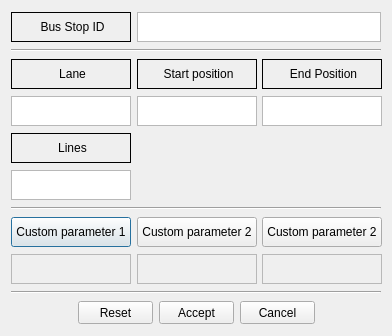
<?xml version="1.0" encoding="UTF-8"?>
<ui version="4.0">
 <class>busStopItemDialog</class>
 <widget class="QDialog" name="busStopItemDialog">
  <property name="geometry">
   <rect>
    <x>0</x>
    <y>0</y>
    <width>392</width>
    <height>336</height>
   </rect>
  </property>
  <property name="minimumSize">
   <size>
    <width>392</width>
    <height>336</height>
   </size>
  </property>
  <property name="maximumSize">
   <size>
    <width>392</width>
    <height>336</height>
   </size>
  </property>
  <property name="windowTitle">
   <string>Bus Stop properties</string>
  </property>
  <property name="windowIcon">
   <iconset resource="../../../../resources/eNetEditorResources.qrc">
    <normaloff>:/items/busStop.png</normaloff>:/items/busStop.png</iconset>
  </property>
  <property name="modal">
   <bool>true</bool>
  </property>
  <layout class="QVBoxLayout" name="verticalLayout">
   <item>
    <layout class="QHBoxLayout" name="horizontalLayout">
     <item>
      <widget class="QLabel" name="LabelId">
       <property name="minimumSize">
        <size>
         <width>120</width>
         <height>30</height>
        </size>
       </property>
       <property name="maximumSize">
        <size>
         <width>120</width>
         <height>30</height>
        </size>
       </property>
       <property name="frameShape">
        <enum>QFrame::Box</enum>
       </property>
       <property name="text">
        <string>&lt;html&gt;&lt;head/&gt;&lt;body&gt;&lt;p align=&quot;center&quot;&gt;Bus Stop ID&lt;/p&gt;&lt;/body&gt;&lt;/html&gt;</string>
       </property>
      </widget>
     </item>
     <item>
      <widget class="QTextEdit" name="TextId">
       <property name="minimumSize">
        <size>
         <width>0</width>
         <height>30</height>
        </size>
       </property>
       <property name="maximumSize">
        <size>
         <width>16777215</width>
         <height>30</height>
        </size>
       </property>
       <property name="textInteractionFlags">
        <set>Qt::TextSelectableByKeyboard|Qt::TextSelectableByMouse</set>
       </property>
      </widget>
     </item>
    </layout>
   </item>
   <item>
    <widget class="Line" name="line_2">
     <property name="orientation">
      <enum>Qt::Horizontal</enum>
     </property>
    </widget>
   </item>
   <item>
    <layout class="QHBoxLayout" name="horizontalLayout_2">
     <item>
      <widget class="QLabel" name="LabelLane">
       <property name="minimumSize">
        <size>
         <width>120</width>
         <height>30</height>
        </size>
       </property>
       <property name="maximumSize">
        <size>
         <width>120</width>
         <height>30</height>
        </size>
       </property>
       <property name="frameShape">
        <enum>QFrame::Box</enum>
       </property>
       <property name="text">
        <string>&lt;html&gt;&lt;head/&gt;&lt;body&gt;&lt;p align=&quot;center&quot;&gt;Lane&lt;/p&gt;&lt;/body&gt;&lt;/html&gt;</string>
       </property>
      </widget>
     </item>
     <item>
      <widget class="QLabel" name="LabelStartPosition">
       <property name="minimumSize">
        <size>
         <width>120</width>
         <height>30</height>
        </size>
       </property>
       <property name="maximumSize">
        <size>
         <width>120</width>
         <height>30</height>
        </size>
       </property>
       <property name="frameShape">
        <enum>QFrame::Box</enum>
       </property>
       <property name="text">
        <string>&lt;html&gt;&lt;head/&gt;&lt;body&gt;&lt;p align=&quot;center&quot;&gt;Start position&lt;/p&gt;&lt;/body&gt;&lt;/html&gt;</string>
       </property>
      </widget>
     </item>
     <item>
      <widget class="QLabel" name="LabelEndPosition">
       <property name="minimumSize">
        <size>
         <width>120</width>
         <height>30</height>
        </size>
       </property>
       <property name="maximumSize">
        <size>
         <width>120</width>
         <height>30</height>
        </size>
       </property>
       <property name="frameShape">
        <enum>QFrame::Box</enum>
       </property>
       <property name="text">
        <string>&lt;html&gt;&lt;head/&gt;&lt;body&gt;&lt;p align=&quot;center&quot;&gt;End Position&lt;/p&gt;&lt;/body&gt;&lt;/html&gt;</string>
       </property>
      </widget>
     </item>
    </layout>
   </item>
   <item>
    <layout class="QHBoxLayout" name="horizontalLayout_5">
     <item>
      <widget class="QTextEdit" name="TextLane">
       <property name="minimumSize">
        <size>
         <width>120</width>
         <height>30</height>
        </size>
       </property>
       <property name="maximumSize">
        <size>
         <width>120</width>
         <height>30</height>
        </size>
       </property>
       <property name="textInteractionFlags">
        <set>Qt::TextSelectableByKeyboard|Qt::TextSelectableByMouse</set>
       </property>
      </widget>
     </item>
     <item>
      <widget class="QTextEdit" name="TextStartPosition">
       <property name="minimumSize">
        <size>
         <width>120</width>
         <height>30</height>
        </size>
       </property>
       <property name="maximumSize">
        <size>
         <width>120</width>
         <height>30</height>
        </size>
       </property>
      </widget>
     </item>
     <item>
      <widget class="QTextEdit" name="TextEndPosition">
       <property name="minimumSize">
        <size>
         <width>120</width>
         <height>30</height>
        </size>
       </property>
       <property name="maximumSize">
        <size>
         <width>120</width>
         <height>30</height>
        </size>
       </property>
      </widget>
     </item>
    </layout>
   </item>
   <item>
    <layout class="QHBoxLayout" name="horizontalLayout_6">
     <item>
      <widget class="QLabel" name="LabelLines">
       <property name="minimumSize">
        <size>
         <width>120</width>
         <height>30</height>
        </size>
       </property>
       <property name="maximumSize">
        <size>
         <width>120</width>
         <height>30</height>
        </size>
       </property>
       <property name="frameShape">
        <enum>QFrame::Box</enum>
       </property>
       <property name="text">
        <string>&lt;html&gt;&lt;head/&gt;&lt;body&gt;&lt;p align=&quot;center&quot;&gt;Lines&lt;/p&gt;&lt;/body&gt;&lt;/html&gt;</string>
       </property>
      </widget>
     </item>
     <item>
      <spacer name="horizontalSpacer">
       <property name="orientation">
        <enum>Qt::Horizontal</enum>
       </property>
       <property name="sizeHint" stdset="0">
        <size>
         <width>40</width>
         <height>20</height>
        </size>
       </property>
      </spacer>
     </item>
    </layout>
   </item>
   <item>
    <layout class="QHBoxLayout" name="horizontalLayout_7">
     <item>
      <widget class="QTextEdit" name="TextLines">
       <property name="minimumSize">
        <size>
         <width>120</width>
         <height>30</height>
        </size>
       </property>
       <property name="maximumSize">
        <size>
         <width>120</width>
         <height>30</height>
        </size>
       </property>
      </widget>
     </item>
     <item>
      <spacer name="horizontalSpacer_2">
       <property name="orientation">
        <enum>Qt::Horizontal</enum>
       </property>
       <property name="sizeHint" stdset="0">
        <size>
         <width>40</width>
         <height>20</height>
        </size>
       </property>
      </spacer>
     </item>
    </layout>
   </item>
   <item>
    <widget class="Line" name="line">
     <property name="orientation">
      <enum>Qt::Horizontal</enum>
     </property>
    </widget>
   </item>
   <item>
    <layout class="QHBoxLayout" name="horizontalLayout_3">
     <item>
      <widget class="QPushButton" name="ButtonCustomParameter1Name">
       <property name="sizePolicy">
        <sizepolicy hsizetype="Minimum" vsizetype="Minimum">
         <horstretch>0</horstretch>
         <verstretch>0</verstretch>
        </sizepolicy>
       </property>
       <property name="minimumSize">
        <size>
         <width>120</width>
         <height>30</height>
        </size>
       </property>
       <property name="maximumSize">
        <size>
         <width>120</width>
         <height>30</height>
        </size>
       </property>
       <property name="text">
        <string>Custom parameter 1</string>
       </property>
      </widget>
     </item>
     <item>
      <widget class="QPushButton" name="ButtonCustomParameter2Name">
       <property name="sizePolicy">
        <sizepolicy hsizetype="Minimum" vsizetype="Minimum">
         <horstretch>0</horstretch>
         <verstretch>0</verstretch>
        </sizepolicy>
       </property>
       <property name="minimumSize">
        <size>
         <width>120</width>
         <height>30</height>
        </size>
       </property>
       <property name="maximumSize">
        <size>
         <width>120</width>
         <height>30</height>
        </size>
       </property>
       <property name="text">
        <string>Custom parameter 2</string>
       </property>
      </widget>
     </item>
     <item>
      <widget class="QPushButton" name="ButtonCustomParameter3Name">
       <property name="sizePolicy">
        <sizepolicy hsizetype="Minimum" vsizetype="Minimum">
         <horstretch>0</horstretch>
         <verstretch>0</verstretch>
        </sizepolicy>
       </property>
       <property name="minimumSize">
        <size>
         <width>120</width>
         <height>30</height>
        </size>
       </property>
       <property name="maximumSize">
        <size>
         <width>120</width>
         <height>30</height>
        </size>
       </property>
       <property name="text">
        <string>Custom parameter 2</string>
       </property>
      </widget>
     </item>
    </layout>
   </item>
   <item>
    <layout class="QHBoxLayout" name="horizontalLayout_4">
     <item>
      <widget class="QTextEdit" name="TextCustomParameter1Value">
       <property name="enabled">
        <bool>false</bool>
       </property>
       <property name="minimumSize">
        <size>
         <width>120</width>
         <height>30</height>
        </size>
       </property>
       <property name="maximumSize">
        <size>
         <width>120</width>
         <height>30</height>
        </size>
       </property>
       <property name="verticalScrollBarPolicy">
        <enum>Qt::ScrollBarAlwaysOff</enum>
       </property>
       <property name="horizontalScrollBarPolicy">
        <enum>Qt::ScrollBarAlwaysOff</enum>
       </property>
       <property name="html">
        <string>&lt;!DOCTYPE HTML PUBLIC &quot;-//W3C//DTD HTML 4.0//EN&quot; &quot;http://www.w3.org/TR/REC-html40/strict.dtd&quot;&gt;
&lt;html&gt;&lt;head&gt;&lt;meta name=&quot;qrichtext&quot; content=&quot;1&quot; /&gt;&lt;style type=&quot;text/css&quot;&gt;
p, li { white-space: pre-wrap; }
&lt;/style&gt;&lt;/head&gt;&lt;body style=&quot; font-family:'MS Shell Dlg 2'; font-size:8.25pt; font-weight:400; font-style:normal;&quot;&gt;
&lt;p align=&quot;center&quot; style=&quot;-qt-paragraph-type:empty; margin-top:0px; margin-bottom:0px; margin-left:0px; margin-right:0px; -qt-block-indent:0; text-indent:0px;&quot;&gt;&lt;br /&gt;&lt;/p&gt;&lt;/body&gt;&lt;/html&gt;</string>
       </property>
       <property name="textInteractionFlags">
        <set>Qt::LinksAccessibleByKeyboard|Qt::LinksAccessibleByMouse|Qt::TextBrowserInteraction|Qt::TextEditable|Qt::TextEditorInteraction|Qt::TextSelectableByKeyboard|Qt::TextSelectableByMouse</set>
       </property>
      </widget>
     </item>
     <item>
      <widget class="QTextEdit" name="TextCustomParameter2Value">
       <property name="enabled">
        <bool>false</bool>
       </property>
       <property name="minimumSize">
        <size>
         <width>120</width>
         <height>30</height>
        </size>
       </property>
       <property name="maximumSize">
        <size>
         <width>120</width>
         <height>30</height>
        </size>
       </property>
       <property name="verticalScrollBarPolicy">
        <enum>Qt::ScrollBarAlwaysOff</enum>
       </property>
       <property name="horizontalScrollBarPolicy">
        <enum>Qt::ScrollBarAlwaysOff</enum>
       </property>
       <property name="html">
        <string>&lt;!DOCTYPE HTML PUBLIC &quot;-//W3C//DTD HTML 4.0//EN&quot; &quot;http://www.w3.org/TR/REC-html40/strict.dtd&quot;&gt;
&lt;html&gt;&lt;head&gt;&lt;meta name=&quot;qrichtext&quot; content=&quot;1&quot; /&gt;&lt;style type=&quot;text/css&quot;&gt;
p, li { white-space: pre-wrap; }
&lt;/style&gt;&lt;/head&gt;&lt;body style=&quot; font-family:'MS Shell Dlg 2'; font-size:8.25pt; font-weight:400; font-style:normal;&quot;&gt;
&lt;p align=&quot;center&quot; style=&quot;-qt-paragraph-type:empty; margin-top:0px; margin-bottom:0px; margin-left:0px; margin-right:0px; -qt-block-indent:0; text-indent:0px;&quot;&gt;&lt;br /&gt;&lt;/p&gt;&lt;/body&gt;&lt;/html&gt;</string>
       </property>
       <property name="textInteractionFlags">
        <set>Qt::LinksAccessibleByKeyboard|Qt::LinksAccessibleByMouse|Qt::TextBrowserInteraction|Qt::TextEditable|Qt::TextEditorInteraction|Qt::TextSelectableByKeyboard|Qt::TextSelectableByMouse</set>
       </property>
      </widget>
     </item>
     <item>
      <widget class="QTextEdit" name="TextCustomParameter3Value">
       <property name="enabled">
        <bool>false</bool>
       </property>
       <property name="minimumSize">
        <size>
         <width>120</width>
         <height>30</height>
        </size>
       </property>
       <property name="maximumSize">
        <size>
         <width>120</width>
         <height>30</height>
        </size>
       </property>
       <property name="verticalScrollBarPolicy">
        <enum>Qt::ScrollBarAlwaysOff</enum>
       </property>
       <property name="horizontalScrollBarPolicy">
        <enum>Qt::ScrollBarAlwaysOff</enum>
       </property>
       <property name="html">
        <string>&lt;!DOCTYPE HTML PUBLIC &quot;-//W3C//DTD HTML 4.0//EN&quot; &quot;http://www.w3.org/TR/REC-html40/strict.dtd&quot;&gt;
&lt;html&gt;&lt;head&gt;&lt;meta name=&quot;qrichtext&quot; content=&quot;1&quot; /&gt;&lt;style type=&quot;text/css&quot;&gt;
p, li { white-space: pre-wrap; }
&lt;/style&gt;&lt;/head&gt;&lt;body style=&quot; font-family:'MS Shell Dlg 2'; font-size:8.25pt; font-weight:400; font-style:normal;&quot;&gt;
&lt;p align=&quot;center&quot; style=&quot;-qt-paragraph-type:empty; margin-top:0px; margin-bottom:0px; margin-left:0px; margin-right:0px; -qt-block-indent:0; text-indent:0px;&quot;&gt;&lt;br /&gt;&lt;/p&gt;&lt;/body&gt;&lt;/html&gt;</string>
       </property>
       <property name="textInteractionFlags">
        <set>Qt::LinksAccessibleByKeyboard|Qt::LinksAccessibleByMouse|Qt::TextBrowserInteraction|Qt::TextEditable|Qt::TextEditorInteraction|Qt::TextSelectableByKeyboard|Qt::TextSelectableByMouse</set>
       </property>
      </widget>
     </item>
    </layout>
   </item>
   <item>
    <widget class="Line" name="line_3">
     <property name="orientation">
      <enum>Qt::Horizontal</enum>
     </property>
    </widget>
   </item>
   <item>
    <layout class="QHBoxLayout" name="LayoutButtons">
     <item>
      <spacer name="HorizontalSpacer1">
       <property name="orientation">
        <enum>Qt::Horizontal</enum>
       </property>
       <property name="sizeHint" stdset="0">
        <size>
         <width>40</width>
         <height>20</height>
        </size>
       </property>
      </spacer>
     </item>
     <item>
      <widget class="QPushButton" name="ButtonReset">
       <property name="minimumSize">
        <size>
         <width>75</width>
         <height>23</height>
        </size>
       </property>
       <property name="maximumSize">
        <size>
         <width>75</width>
         <height>23</height>
        </size>
       </property>
       <property name="sizeIncrement">
        <size>
         <width>0</width>
         <height>0</height>
        </size>
       </property>
       <property name="text">
        <string>Reset</string>
       </property>
       <property name="icon">
        <iconset resource="../../../../resources/eNetEditorResources.qrc">
         <normaloff>:/main/reset.ico</normaloff>:/main/reset.ico</iconset>
       </property>
      </widget>
     </item>
     <item>
      <widget class="QPushButton" name="ButtonAccept">
       <property name="minimumSize">
        <size>
         <width>75</width>
         <height>23</height>
        </size>
       </property>
       <property name="maximumSize">
        <size>
         <width>75</width>
         <height>23</height>
        </size>
       </property>
       <property name="sizeIncrement">
        <size>
         <width>0</width>
         <height>0</height>
        </size>
       </property>
       <property name="text">
        <string>Accept</string>
       </property>
       <property name="icon">
        <iconset resource="../../../../resources/eNetEditorResources.qrc">
         <normaloff>:/main/accept.ico</normaloff>:/main/accept.ico</iconset>
       </property>
      </widget>
     </item>
     <item>
      <widget class="QPushButton" name="ButtonCancel">
       <property name="minimumSize">
        <size>
         <width>75</width>
         <height>23</height>
        </size>
       </property>
       <property name="maximumSize">
        <size>
         <width>75</width>
         <height>23</height>
        </size>
       </property>
       <property name="text">
        <string>Cancel</string>
       </property>
       <property name="icon">
        <iconset resource="../../../../resources/eNetEditorResources.qrc">
         <normaloff>:/main/cancel.ico</normaloff>:/main/cancel.ico</iconset>
       </property>
      </widget>
     </item>
     <item>
      <spacer name="HorizontalSpacer2">
       <property name="orientation">
        <enum>Qt::Horizontal</enum>
       </property>
       <property name="sizeHint" stdset="0">
        <size>
         <width>40</width>
         <height>20</height>
        </size>
       </property>
      </spacer>
     </item>
    </layout>
   </item>
  </layout>
 </widget>
 <resources>
  <include location="../../../../resources/eNetEditorResources.qrc"/>
 </resources>
 <connections/>
</ui>
